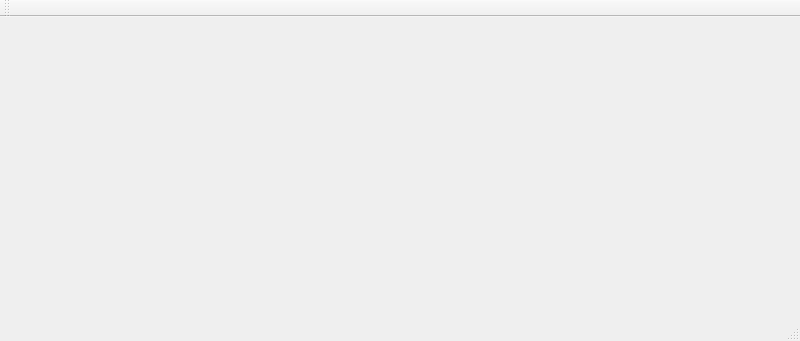
<?xml version="1.0" encoding="UTF-8"?>
<ui version="4.0">
 <class>MainWindow</class>
 <widget class="QMainWindow" name="MainWindow">
  <property name="geometry">
   <rect>
    <x>0</x>
    <y>0</y>
    <width>800</width>
    <height>341</height>
   </rect>
  </property>
  <property name="windowTitle">
   <string>MainWindow</string>
  </property>
  <widget class="QWidget" name="centralWidget"/>
  <widget class="QMenuBar" name="menuBar">
   <property name="geometry">
    <rect>
     <x>0</x>
     <y>0</y>
     <width>800</width>
     <height>21</height>
    </rect>
   </property>
  </widget>
  <widget class="QToolBar" name="mainToolBar">
   <attribute name="toolBarArea">
    <enum>TopToolBarArea</enum>
   </attribute>
   <attribute name="toolBarBreak">
    <bool>false</bool>
   </attribute>
  </widget>
  <widget class="QStatusBar" name="statusBar"/>
 </widget>
 <layoutdefault spacing="6" margin="11"/>
 <resources/>
 <connections/>
</ui>
